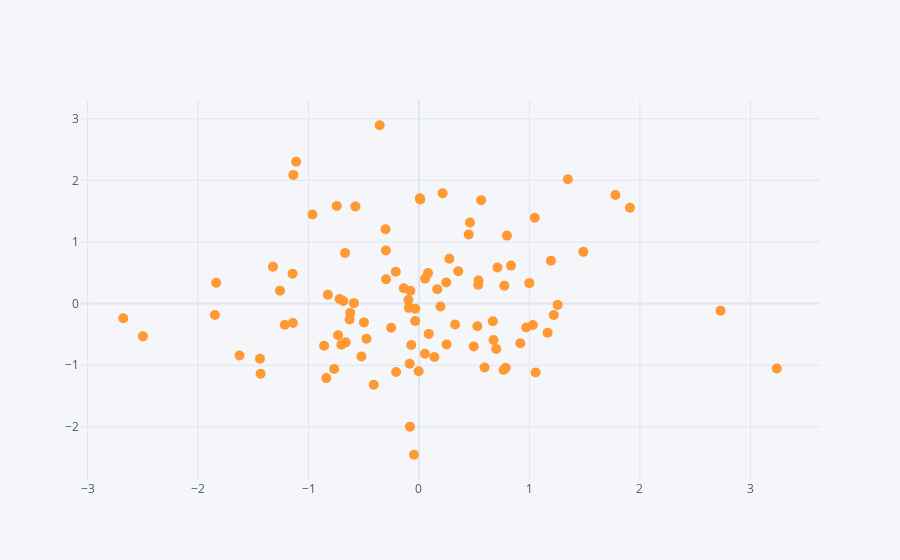

Write notebook code for a chart like this one.
### Code cell
f = df.iplot(
    kind='scatter',
    x='A',
    y='B',
    mode='markers',
    size=10
)
